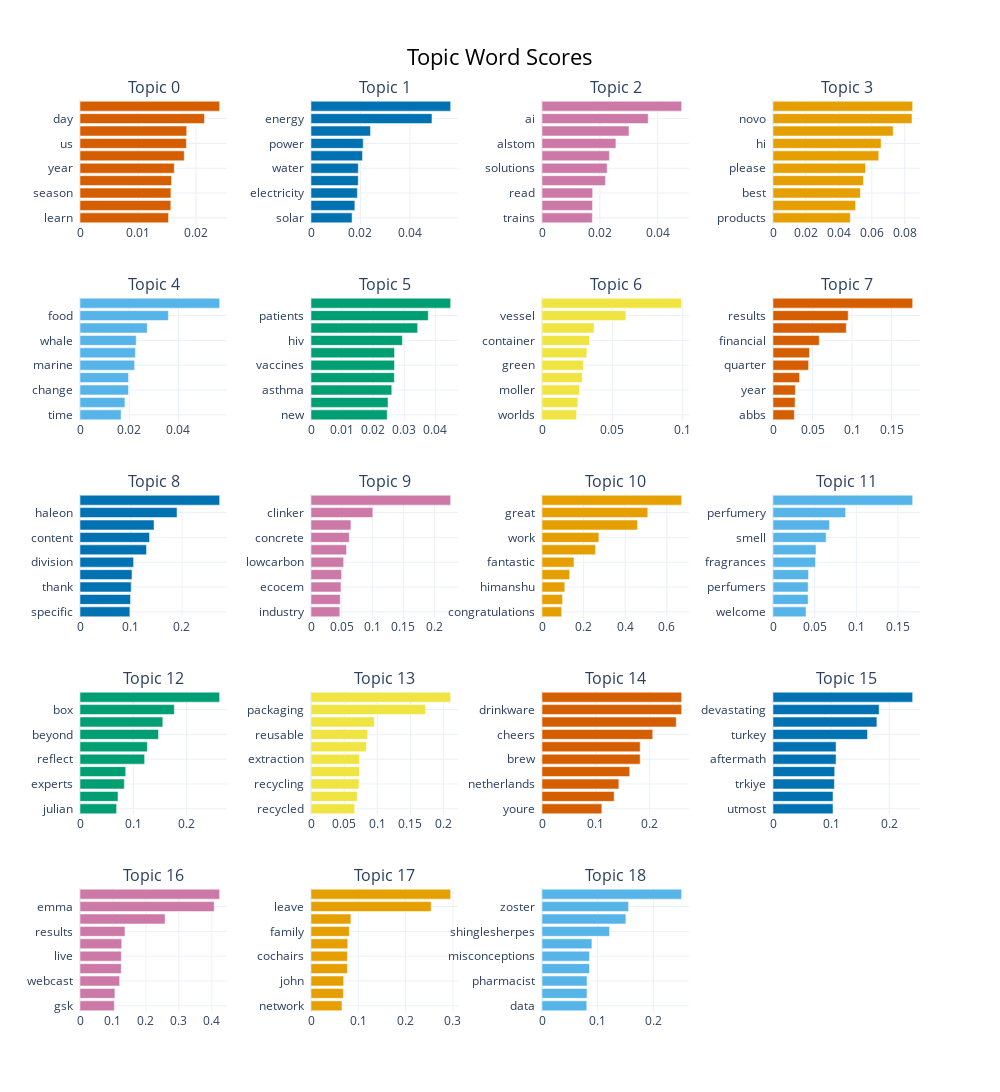

Notebook code for this chart:
### Code cell
model.visualize_barchart(top_n_topics = 20, n_words = 10)

### Figure 1 — Plotly figure (JSON) as saved in the notebook; plotly's stock layout.template omitted (floating-point values rounded to 4 significant figures)
{"data": [{"marker": {"color": "#D55E00"}, "orientation": "h", "type": "bar", "x": [0.01527, 0.01566, 0.01568, 0.01578, 0.01626, 0.01798, 0.01834, 0.0184, 0.02147, 0.02408], "xaxis": "x", "y": ["learn  ", "program  ", "season  ", "electric  ", "year  ", "schneider  ", "us  ", "women  ", "day  ", "sustainability  "], "yaxis": "y"}, {"marker": {"color": "#0072B2"}, "orientation": "h", "type": "bar", "x": [0.01661, 0.01773, 0.01873, 0.01909, 0.01912, 0.02081, 0.02111, 0.02405, 0.04889, 0.05645], "xaxis": "x2", "y": ["solar  ", "farm  ", "electricity  ", "offshore  ", "water  ", "turbines  ", "power  ", "mw  ", "energy  ", "wind  "], "yaxis": "y2"}, {"marker": {"color": "#CC79A7"}, "orientation": "h", "type": "bar", "x": [0.01741, 0.01747, 0.01751, 0.02194, 0.02251, 0.02329, 0.02554, 0.03006, 0.0367, 0.04826], "xaxis": "x3", "y": ["trains  ", "train  ", "read  ", "automation  ", "solutions  ", "supply  ", "alstom  ", "learn  ", "ai  ", "amp  "], "yaxis": "y3"}, {"marker": {"color": "#E69F00"}, "orientation": "h", "type": "bar", "x": [0.04693, 0.05013, 0.05305, 0.05492, 0.05624, 0.06423, 0.06561, 0.07297, 0.08441, 0.0848], "xaxis": "x4", "y": ["products  ", "sorry  ", "best  ", "office  ", "please  ", "local  ", "hi  ", "contact  ", "novo  ", "nordisk  "], "yaxis": "y4"}, {"marker": {"color": "#56B4E9"}, "orientation": "h", "type": "bar", "x": [0.01671, 0.01826, 0.0197, 0.01971, 0.02219, 0.02251, 0.02285, 0.02735, 0.03591, 0.05675], "xaxis": "x5", "y": ["time  ", "action  ", "change  ", "nutrition  ", "marine  ", "ocean  ", "whale  ", "health  ", "food  ", "climate  "], "yaxis": "y5"}, {"marker": {"color": "#009E73"}, "orientation": "h", "type": "bar", "x": [0.0245, 0.02477, 0.02598, 0.0268, 0.02686, 0.02686, 0.0294, 0.03429, 0.03772, 0.04491], "xaxis": "x6", "y": ["new  ", "science  ", "asthma  ", "diseases  ", "vaccines  ", "health  ", "hiv  ", "disease  ", "patients  ", "people  "], "yaxis": "y6"}, {"marker": {"color": "#F0E442"}, "orientation": "h", "type": "bar", "x": [0.0246, 0.02544, 0.02662, 0.02863, 0.02941, 0.03187, 0.03378, 0.03701, 0.05959, 0.09924], "xaxis": "x7", "y": ["worlds  ", "ap  ", "moller  ", "learn  ", "green  ", "first  ", "container  ", "methanol  ", "vessel  ", "maersk  "], "yaxis": "y7"}, {"marker": {"color": "#D55E00"}, "orientation": "h", "type": "bar", "x": [0.02702, 0.02793, 0.02828, 0.03359, 0.04505, 0.04615, 0.05853, 0.09274, 0.09515, 0.1767], "xaxis": "x8", "y": ["abbs  ", "today  ", "year  ", "strong  ", "quarter  ", "margin  ", "financial  ", "read  ", "results  ", "abb  "], "yaxis": "y8"}, {"marker": {"color": "#0072B2"}, "orientation": "h", "type": "bar", "x": [0.09781, 0.09906, 0.1004, 0.102, 0.1051, 0.1305, 0.1364, 0.1452, 0.1903, 0.2739], "xaxis": "x9", "y": ["specific  ", "consumer  ", "thank  ", "anything  ", "division  ", "touch  ", "content  ", "please  ", "haleon  ", "gsk  "], "yaxis": "y9"}, {"marker": {"color": "#CC79A7"}, "orientation": "h", "type": "bar", "x": [0.04677, 0.04745, 0.04856, 0.0496, 0.05297, 0.05772, 0.06209, 0.06474, 0.1003, 0.2266], "xaxis": "x10", "y": ["industry  ", "reduce  ", "ecocem  ", "cements  ", "lowcarbon  ", "emissions  ", "concrete  ", "carbon  ", "clinker  ", "cement  "], "yaxis": "y10"}, {"marker": {"color": "#E69F00"}, "orientation": "h", "type": "bar", "x": [0.09443, 0.09888, 0.1097, 0.133, 0.1536, 0.2575, 0.2735, 0.4593, 0.5088, 0.6716], "xaxis": "x11", "y": ["congratulations  ", "success  ", "himanshu  ", "nice  ", "fantastic  ", "frank  ", "work  ", "awesome  ", "great  ", "job  "], "yaxis": "y11"}, {"marker": {"color": "#56B4E9"}, "orientation": "h", "type": "bar", "x": [0.03962, 0.04216, 0.04216, 0.04266, 0.05098, 0.0516, 0.06373, 0.06772, 0.08718, 0.1676], "xaxis": "x12", "y": ["welcome  ", "fragrance  ", "perfumers  ", "life  ", "fragrances  ", "home  ", "smell  ", "beauty  ", "perfumery  ", "ikea  "], "yaxis": "y12"}, {"marker": {"color": "#009E73"}, "orientation": "h", "type": "bar", "x": [0.06874, 0.07134, 0.08322, 0.08575, 0.1213, 0.1264, 0.1474, 0.1554, 0.177, 0.2621], "xaxis": "x13", "y": ["julian  ", "live  ", "experts  ", "unpacking  ", "reflect  ", "listen  ", "beyond  ", "spotify  ", "box  ", "episode  "], "yaxis": "y13"}, {"marker": {"color": "#F0E442"}, "orientation": "h", "type": "bar", "x": [0.06588, 0.06965, 0.07234, 0.0732, 0.0732, 0.08358, 0.08553, 0.09553, 0.1727, 0.2106], "xaxis": "x14", "y": ["recycled  ", "recyclable  ", "recycling  ", "straws  ", "extraction  ", "bottles  ", "reusable  ", "plastics  ", "packaging  ", "plastic  "], "yaxis": "y14"}, {"marker": {"color": "#D55E00"}, "orientation": "h", "type": "bar", "x": [0.1112, 0.134, 0.1427, 0.163, 0.1823, 0.1823, 0.2057, 0.2493, 0.2594, 0.2594], "xaxis": "x15", "y": ["youre  ", "taste  ", "netherlands  ", "line  ", "brew  ", "sip  ", "cheers  ", "beer  ", "drinkware  ", "heineken  "], "yaxis": "y15"}, {"marker": {"color": "#0072B2"}, "orientation": "h", "type": "bar", "x": [0.1033, 0.1033, 0.1057, 0.1062, 0.1085, 0.1085, 0.1626, 0.1788, 0.1827, 0.2403], "xaxis": "x16", "y": ["utmost  ", "lifesaving  ", "trkiye  ", "affected  ", "aftermath  ", "earthquake  ", "turkey  ", "earthquakes  ", "devastating  ", "syria  "], "yaxis": "y16"}, {"marker": {"color": "#CC79A7"}, "orientation": "h", "type": "bar", "x": [0.1043, 0.1059, 0.1203, 0.1251, 0.1254, 0.1266, 0.1365, 0.2583, 0.4074, 0.4238], "xaxis": "x17", "y": ["gsk  ", "members  ", "webcast  ", "leadership  ", "live  ", "gmt  ", "results  ", "ceo  ", "emma  ", "walmsley  "], "yaxis": "y17"}, {"marker": {"color": "#E69F00"}, "orientation": "h", "type": "bar", "x": [0.06537, 0.06829, 0.06902, 0.07691, 0.07691, 0.07765, 0.0809, 0.08428, 0.254, 0.2951], "xaxis": "x18", "y": ["network  ", "support  ", "john  ", "paid  ", "cochairs  ", "policy  ", "family  ", "bill  ", "leave  ", "carers  "], "yaxis": "y18"}, {"marker": {"color": "#56B4E9"}, "orientation": "h", "type": "bar", "x": [0.0804, 0.08082, 0.08082, 0.08522, 0.08522, 0.08955, 0.1212, 0.1506, 0.1554, 0.2507], "xaxis": "x19", "y": ["data  ", "painful  ", "pharmacist  ", "chickenpox  ", "misconceptions  ", "awareness  ", "shinglesherpes  ", "symptoms  ", "zoster  ", "shingles  "], "yaxis": "y19"}], "layout": {"annotations": [{"font": {"size": 16}, "showarrow": false, "text": "Topic 0", "x": 0.0875, "xanchor": "center", "xref": "paper", "y": 1.0, "yanchor": "bottom", "yref": "paper"}, {"font": {"size": 16}, "showarrow": false, "text": "Topic 1", "x": 0.3625, "xanchor": "center", "xref": "paper", "y": 1.0, "yanchor": "bottom", "yref": "paper"}, {"font": {"size": 16}, "showarrow": false, "text": "Topic 2", "x": 0.6375, "xanchor": "center", "xref": "paper", "y": 1.0, "yanchor": "bottom", "yref": "paper"}, {"font": {"size": 16}, "showarrow": false, "text": "Topic 3", "x": 0.9125, "xanchor": "center", "xref": "paper", "y": 1.0, "yanchor": "bottom", "yref": "paper"}, {"font": {"size": 16}, "showarrow": false, "text": "Topic 4", "x": 0.0875, "xanchor": "center", "xref": "paper", "y": 0.784, "yanchor": "bottom", "yref": "paper"}, {"font": {"size": 16}, "showarrow": false, "text": "Topic 5", "x": 0.3625, "xanchor": "center", "xref": "paper", "y": 0.784, "yanchor": "bottom", "yref": "paper"}, {"font": {"size": 16}, "showarrow": false, "text": "Topic 6", "x": 0.6375, "xanchor": "center", "xref": "paper", "y": 0.784, "yanchor": "bottom", "yref": "paper"}, {"font": {"size": 16}, "showarrow": false, "text": "Topic 7", "x": 0.9125, "xanchor": "center", "xref": "paper", "y": 0.784, "yanchor": "bottom", "yref": "paper"}, {"font": {"size": 16}, "showarrow": false, "text": "Topic 8", "x": 0.0875, "xanchor": "center", "xref": "paper", "y": 0.568, "yanchor": "bottom", "yref": "paper"}, {"font": {"size": 16}, "showarrow": false, "text": "Topic 9", "x": 0.3625, "xanchor": "center", "xref": "paper", "y": 0.568, "yanchor": "bottom", "yref": "paper"}, {"font": {"size": 16}, "showarrow": false, "text": "Topic 10", "x": 0.6375, "xanchor": "center", "xref": "paper", "y": 0.568, "yanchor": "bottom", "yref": "paper"}, {"font": {"size": 16}, "showarrow": false, "text": "Topic 11", "x": 0.9125, "xanchor": "center", "xref": "paper", "y": 0.568, "yanchor": "bottom", "yref": "paper"}, {"font": {"size": 16}, "showarrow": false, "text": "Topic 12", "x": 0.0875, "xanchor": "center", "xref": "paper", "y": 0.352, "yanchor": "bottom", "yref": "paper"}, {"font": {"size": 16}, "showarrow": false, "text": "Topic 13", "x": 0.3625, "xanchor": "center", "xref": "paper", "y": 0.352, "yanchor": "bottom", "yref": "paper"}, {"font": {"size": 16}, "showarrow": false, "text": "Topic 14", "x": 0.6375, "xanchor": "center", "xref": "paper", "y": 0.352, "yanchor": "bottom", "yref": "paper"}, {"font": {"size": 16}, "showarrow": false, "text": "Topic 15", "x": 0.9125, "xanchor": "center", "xref": "paper", "y": 0.352, "yanchor": "bottom", "yref": "paper"}, {"font": {"size": 16}, "showarrow": false, "text": "Topic 16", "x": 0.0875, "xanchor": "center", "xref": "paper", "y": 0.136, "yanchor": "bottom", "yref": "paper"}, {"font": {"size": 16}, "showarrow": false, "text": "Topic 17", "x": 0.3625, "xanchor": "center", "xref": "paper", "y": 0.136, "yanchor": "bottom", "yref": "paper"}, {"font": {"size": 16}, "showarrow": false, "text": "Topic 18", "x": 0.6375, "xanchor": "center", "xref": "paper", "y": 0.136, "yanchor": "bottom", "yref": "paper"}], "height": 1250, "hoverlabel": {"bgcolor": "white", "font": {"family": "Rockwell", "size": 16}}, "showlegend": false, "title": {"font": {"color": "Black", "size": 22}, "text": "Topic Word Scores", "x": 0.5, "xanchor": "center", "yanchor": "top"}, "width": 1000, "xaxis": {"anchor": "y", "domain": [0, 0.175], "showgrid": true}, "xaxis10": {"anchor": "y10", "domain": [0.275, 0.45], "showgrid": true}, "xaxis11": {"anchor": "y11", "domain": [0.55, 0.725], "showgrid": true}, "xaxis12": {"anchor": "y12", "domain": [0.825, 1], "showgrid": true}, "xaxis13": {"anchor": "y13", "domain": [0, 0.175], "showgrid": true}, "xaxis14": {"anchor": "y14", "domain": [0.275, 0.45], "showgrid": true}, "xaxis15": {"anchor": "y15", "domain": [0.55, 0.725], "showgrid": true}, "xaxis16": {"anchor": "y16", "domain": [0.825, 1], "showgrid": true}, "xaxis17": {"anchor": "y17", "domain": [0, 0.175], "showgrid": true}, "xaxis18": {"anchor": "y18", "domain": [0.275, 0.45], "showgrid": true}, "xaxis19": {"anchor": "y19", "domain": [0.55, 0.725], "showgrid": true}, "xaxis2": {"anchor": "y2", "domain": [0.275, 0.45], "showgrid": true}, "xaxis20": {"anchor": "y20", "domain": [0.825, 1], "showgrid": true}, "xaxis3": {"anchor": "y3", "domain": [0.55, 0.725], "showgrid": true}, "xaxis4": {"anchor": "y4", "domain": [0.825, 1], "showgrid": true}, "xaxis5": {"anchor": "y5", "domain": [0, 0.175], "showgrid": true}, "xaxis6": {"anchor": "y6", "domain": [0.275, 0.45], "showgrid": true}, "xaxis7": {"anchor": "y7", "domain": [0.55, 0.725], "showgrid": true}, "xaxis8": {"anchor": "y8", "domain": [0.825, 1], "showgrid": true}, "xaxis9": {"anchor": "y9", "domain": [0, 0.175], "showgrid": true}, "yaxis": {"anchor": "x", "domain": [0.864, 1.0], "showgrid": true}, "yaxis10": {"anchor": "x10", "domain": [0.432, 0.568], "showgrid": true}, "yaxis11": {"anchor": "x11", "domain": [0.432, 0.568], "showgrid": true}, "yaxis12": {"anchor": "x12", "domain": [0.432, 0.568], "showgrid": true}, "yaxis13": {"anchor": "x13", "domain": [0.216, 0.352], "showgrid": true}, "yaxis14": {"anchor": "x14", "domain": [0.216, 0.352], "showgrid": true}, "yaxis15": {"anchor": "x15", "domain": [0.216, 0.352], "showgrid": true}, "yaxis16": {"anchor": "x16", "domain": [0.216, 0.352], "showgrid": true}, "yaxis17": {"anchor": "x17", "domain": [0, 0.136], "showgrid": true}, "yaxis18": {"anchor": "x18", "domain": [0, 0.136], "showgrid": true}, "yaxis19": {"anchor": "x19", "domain": [0, 0.136], "showgrid": true}, "yaxis2": {"anchor": "x2", "domain": [0.864, 1.0], "showgrid": true}, "yaxis20": {"anchor": "x20", "domain": [0, 0.136], "showgrid": true}, "yaxis3": {"anchor": "x3", "domain": [0.864, 1.0], "showgrid": true}, "yaxis4": {"anchor": "x4", "domain": [0.864, 1.0], "showgrid": true}, "yaxis5": {"anchor": "x5", "domain": [0.648, 0.784], "showgrid": true}, "yaxis6": {"anchor": "x6", "domain": [0.648, 0.784], "showgrid": true}, "yaxis7": {"anchor": "x7", "domain": [0.648, 0.784], "showgrid": true}, "yaxis8": {"anchor": "x8", "domain": [0.648, 0.784], "showgrid": true}, "yaxis9": {"anchor": "x9", "domain": [0.432, 0.568], "showgrid": true}}}
